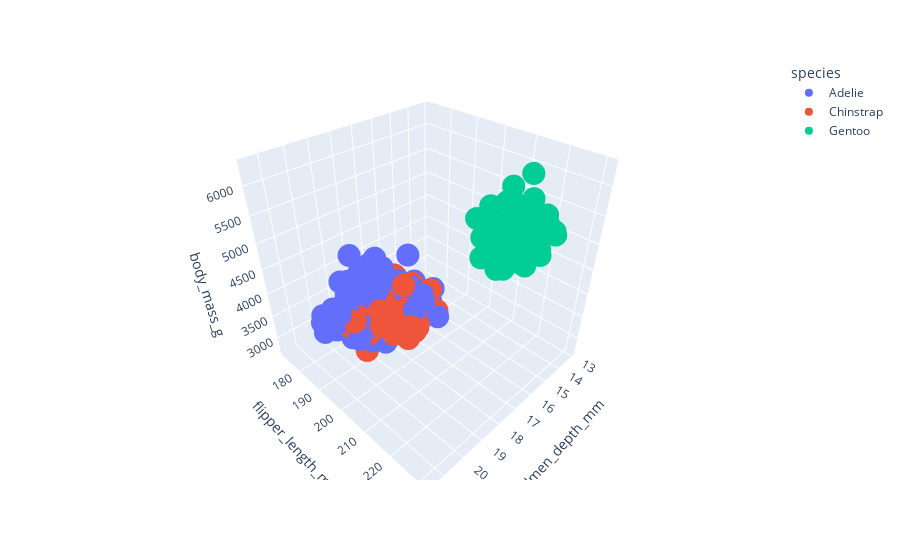

The notebook cell this image was saved under:
### Code cell
fig = px.scatter_3d(df1, x='culmen_depth_mm', y='flipper_length_mm', z='body_mass_g', color='species')
fig.show()
